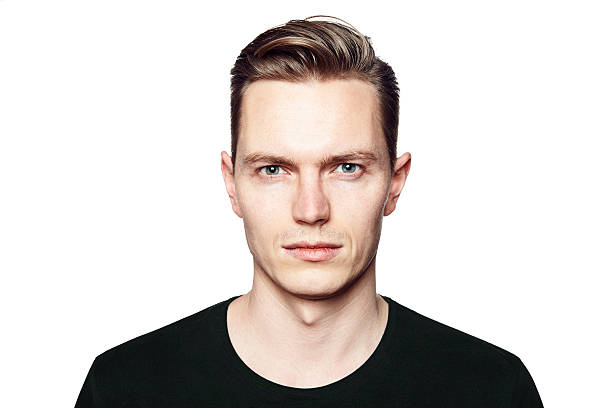
#> input picture ppl.jpg, 612 x 408 px
$ python detect_face.py
#> lines starting #> are read from the running program, lines starting #| are printed output that depends on the picture; after the words box and inside, x2 and y2 are one past the last pixel; in counts of white or black regions, pixels touching at a corner belong together
import cv2

face_cascade = cv2.CascadeClassifier(cv2.data.haarcascades + 'haarcascade_frontalface_default.xml')

image = cv2.imread('ppl.jpg');
#> image is the input picture: shape (408, 612, 3); mean B, G, R 205.8, 208.8, 214.9

gray = cv2.cvtColor(image, cv2.COLOR_BGR2GRAY)
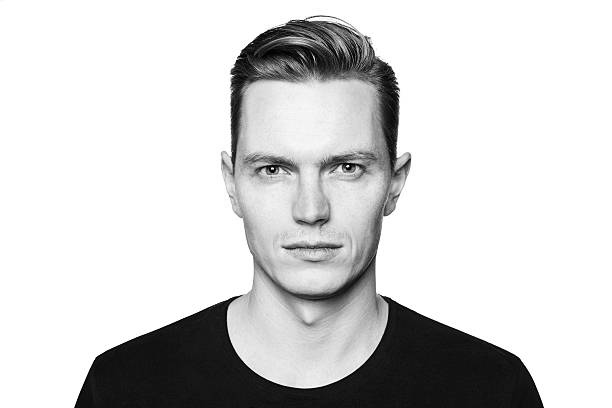
#> gray: shape (408, 612); min 0, max 255, mean 210.3

faces = face_cascade.detectMultiScale(gray, 1.1, 4)
#> faces = [[210, 92, 200, 200]]

for (x, y, w, h) in faces :
    cv2.rectangle(image, (x, y), (x+w, y+h), (255, 0, 0), 2)
#> this loop made 1 pass
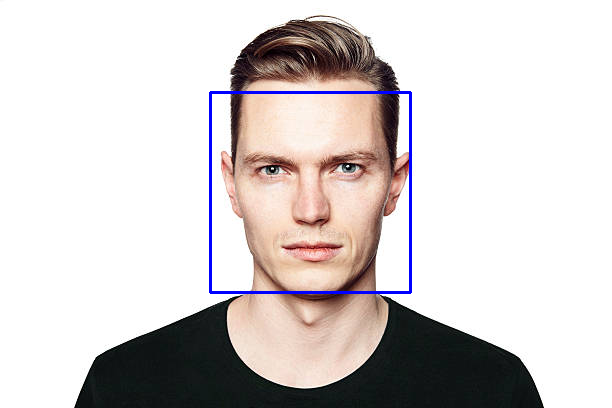
#> image: shape (408, 612, 3); 0.96% of pixels changed, all inside (x1, y1, x2, y2) = (209, 91, 412, 294)

cv2.imshow('Face Recognition', image)
cv2.waitKey(0)
cv2.destroyAllWindows()
